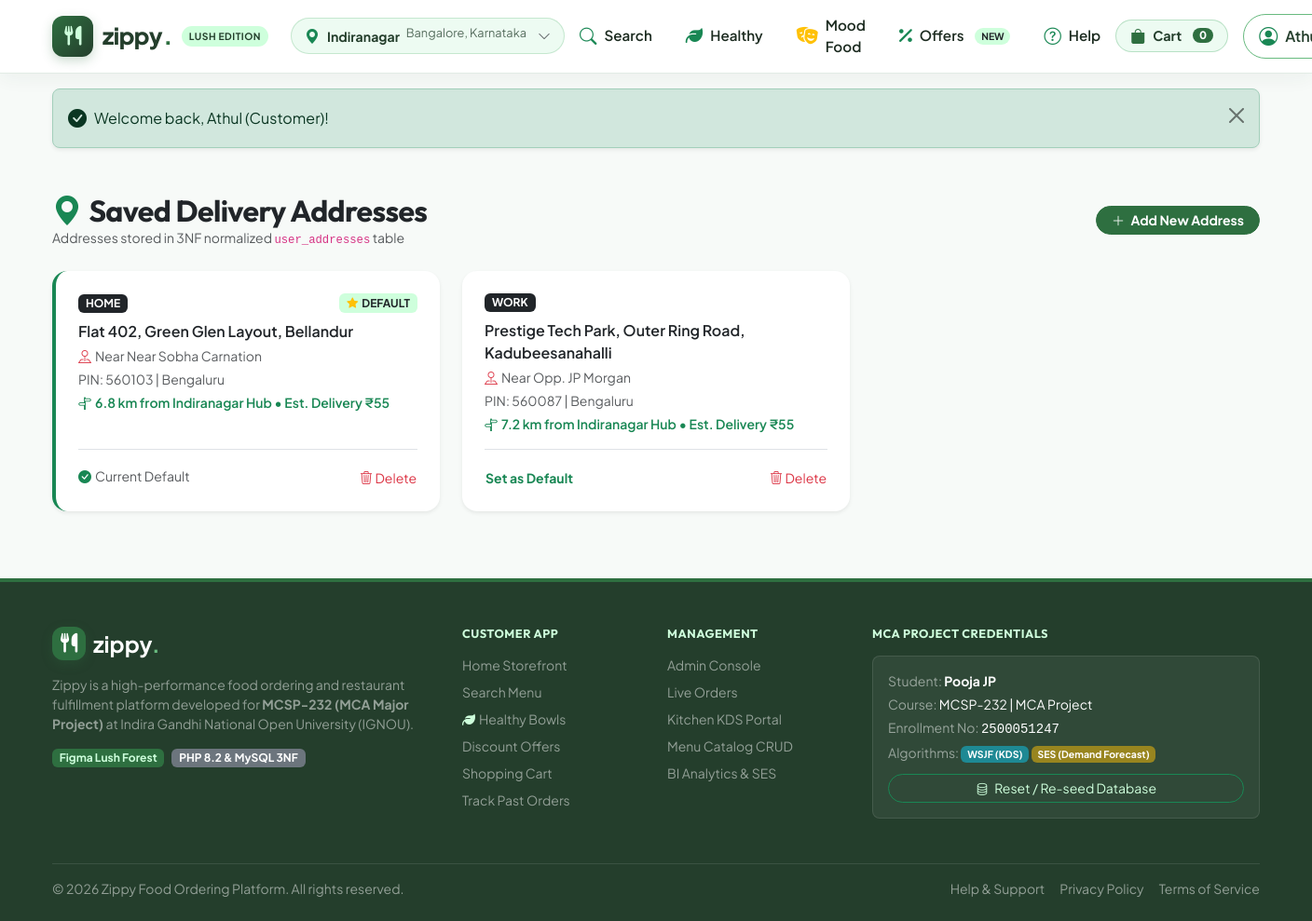
/customer/manage-addresses.php (signed in), run on the app's committed database.
### tables this page shows
CREATE TABLE `user_addresses` (
    `address_id` INT AUTO_INCREMENT PRIMARY KEY,
    `user_id` INT NOT NULL,
    `address_type` ENUM('HOME', 'WORK', 'OTHER') NOT NULL DEFAULT 'HOME',
    `address_line` TEXT NOT NULL,
    `landmark` VARCHAR(150) NULL,
    `pincode` VARCHAR(10) NOT NULL,
    `latitude` DECIMAL(10, 8) NULL DEFAULT NULL,
    `longitude` DECIMAL(11, 8) NULL DEFAULT NULL,
    `distance_km` DECIMAL(5, 2) NULL DEFAULT NULL,
    `is_default` TINYINT(1) NOT NULL DEFAULT 0,
    `is_active` TINYINT(1) NOT NULL DEFAULT 1,
    CONSTRAINT `fk_addresses_user` FOREIGN KEY (`user_id`) REFERENCES `users` (`user_id`) ON DELETE CASCADE
);

### includes/functions.php (called while the page is built, shortened)
<?php
require_once __DIR__ . '/../config/config.php';
function dbQuery(string $sql, array $params = []): ?PDOStatement
{
    $pdo = getDbConnection();
    try {
        $stmt = $pdo->prepare($sql);
        $pos = 1;
        foreach ($params as $key => $value) {
            if (is_int($value)) {
                $type = PDO::PARAM_INT;
            } elseif (is_null($value)) {
                $type = PDO::PARAM_NULL;
            } elseif (is_bool($value)) {
                $type = PDO::PARAM_INT;
                $value = $value ? 1 : 0;
            } else {
                $type = PDO::PARAM_STR;
            }
            if (is_int($key)) {
                $stmt->bindValue($pos++, $value, $type);
            } else {
                $stmt->bindValue($key, $value, $type);
            }
        }
        $stmt->execute();
        return $stmt;
    } catch (PDOException $e) {
        error_log("Database Query Error: " . $e->getMessage() . " | SQL: " . $sql);
        if ($pdo->inTransaction()) {
            throw $e;
        }
        return null;
    }
}
function dbFetchAll(string $sql, array $params = []): array
{
    $stmt = dbQuery($sql, $params);
    return $stmt ? $stmt->fetchAll() : [];
}
function calculateDistanceDeliveryFee(float $distanceKm, float $subtotal = 0.0): float
{
    if ($distanceKm <= 10.0) {
        return 55.00;
    }
    return 70.00;
}
require_once __DIR__ . '/Services/OrderService.php';

### includes/Services/OrderService.php (called while the page is built, shortened)
<?php
class OrderService
{
    public static function getCustomerAddresses(int $userId): array
    {
        return dbFetchAll("
            SELECT * FROM `user_addresses`
            WHERE `user_id` = :uid AND `is_active` = 1
            ORDER BY `is_default` DESC, `address_id` DESC
        ", [':uid' => $userId]);
    }
}

### customer/manage-addresses.php (the view, shortened to what this page needs)
<?php
require_once __DIR__ . '/../config/config.php';
require_once __DIR__ . '/../includes/functions.php';
require_once __DIR__ . '/includes/header.php';
$addresses = OrderService::getCustomerAddresses($userId);
?>
<main class="py-4">
  <div class="container-xl">
    <div class="d-flex align-items-center justify-content-between mb-4">
      <div>
        <h2 class="fw-bold mb-0 font-outfit text-dark"><i class="bi bi-geo-alt-fill text-success me-2"></i>Saved Delivery Addresses</h2>
        <p class="text-muted small mb-0">Addresses stored in 3NF normalized <code>user_addresses</code> table</p>
      </div>
      <button type="button" class="btn btn-success btn-sm rounded-pill px-3 fw-bold" data-bs-toggle="modal" data-bs-target="#addAddressModal" style="background:#2E6F40; border-color:#2E6F40;">
        <i class="bi bi-plus-lg me-1"></i> Add New Address
      </button>
    </div>
    <div class="row g-4">
      <?php if (empty($addresses)): ?>
        <div class="col-12">
          <div class="card border-0 rounded-4 shadow-sm p-5 text-center bg-white">
            <i class="bi bi-geo text-muted opacity-50 mb-3" style="font-size: 3rem;"></i>
            <h5 class="fw-bold text-dark">No saved addresses found</h5>
            <p class="text-muted small mb-3">Add your home or office address for faster 1-click checkout.</p>
            <div>
              <button class="btn btn-success rounded-pill px-4 py-2" data-bs-toggle="modal" data-bs-target="#addAddressModal" style="background:#2E6F40; border-color:#2E6F40;">
                Add First Address
              </button>
            </div>
          </div>
        </div>
      <?php else: ?>
        <?php foreach ($addresses as $addr): ?>
          <div class="col-md-6 col-lg-4">
            <div class="card h-100 border-0 rounded-4 shadow-sm p-4 bg-white d-flex flex-column justify-content-between <?= $addr['is_default'] ? 'border-start border-success border-4' : '' ?>">
              <div>
                <div class="d-flex align-items-center justify-content-between mb-2">
                  <span class="badge bg-dark px-2 py-1 small"><?= e($addr['address_type']) ?></span>
                  <?php if ($addr['is_default']): ?>
                    <span class="badge bg-mint text-dark fw-bold px-2 py-1"><i class="bi bi-star-fill text-warning me-1"></i>DEFAULT</span>
                  <?php endif; ?>
                </div>
                <div class="fw-semibold text-dark mb-1 fs-6"><?= e($addr['address_line']) ?></div>
                <?php if (!empty($addr['landmark'])): ?>
                  <div class="small text-muted mb-1"><i class="bi bi-pin-map me-1 text-danger"></i>Near <?= e($addr['landmark']) ?></div>
                <?php endif; ?>
                <?php
                  $aLat = isset($addr['latitude']) && $addr['latitude'] !== null ? (float)$addr['latitude'] : ZIPPY_HUB_LAT;
                  $aLng = isset($addr['longitude']) && $addr['longitude'] !== null ? (float)$addr['longitude'] : ZIPPY_HUB_LNG;
                  $aDist = isset($addr['distance_km']) && $addr['distance_km'] !== null
                    ? (float)$addr['distance_km']
                    : calculateHaversineDistanceKm(ZIPPY_HUB_LAT, ZIPPY_HUB_LNG, $aLat, $aLng);
                  $aFee = calculateDistanceDeliveryFee($aDist, 100.00);
                ?>
                <div class="small text-muted">PIN: <?= e($addr['pincode']) ?> | Bengaluru</div>
                <div class="small text-success fw-semibold mt-1">
                  <i class="bi bi-signpost-split me-1"></i><?= number_format($aDist, 1) ?> km from Indiranagar Hub &bull; Est. Delivery ₹<?= number_format($aFee, 0) ?>
                </div>
              </div>
              <div class="border-top pt-3 mt-3 d-flex align-items-center justify-content-between">
                <?php if (!$addr['is_default']): ?>
                  <form method="POST" action="<?= CUSTOMER_URL ?>/manage-addresses.php" class="m-0">
                    <button type="submit" class="btn btn-link text-success btn-sm p-0 fw-bold text-decoration-none">
                      Set as Default
                    </button>
                  </form>
                <?php else: ?>
                  <span class="small text-muted"><i class="bi bi-check-circle-fill text-success me-1"></i>Current Default</span>
                <?php endif; ?>
                <form method="POST" action="<?= CUSTOMER_URL ?>/manage-addresses.php" class="m-0" onsubmit="return confirm('Are you sure you want to delete this address?');">
                  <button type="submit" class="btn btn-link text-danger btn-sm p-0 text-decoration-none">
                    <i class="bi bi-trash3"></i> Delete
                  </button>
                </form>
              </div>
            </div>
          </div>
        <?php endforeach; ?>
      <?php endif; ?>
    </div>
  </div>
</main>
<link rel="stylesheet" href="https://unpkg.com/leaflet@1.9.4/dist/leaflet.css" />
<?php require_once __DIR__ . '/includes/footer.php'; ?>

### data on the page
user_addresses: address_type "HOME", is_default 1 (drawn), address_line "Flat 402, Green Glen Layout, Bellandur", landmark "Near Sobha Carnation", pincode "560103", distance_km "6.8", distance_km "55"
user_addresses: address_type "WORK", address_line "Prestige Tech Park, Outer Ring Road, Kadubeesanahalli", landmark "Opp. JP Morgan", pincode "560087", distance_km "7.2", distance_km "55"

### other printed values
$currentUser['name'] "Athul (Custo…"
$flash['message'] "Welcome back, Athul (Customer)!"
